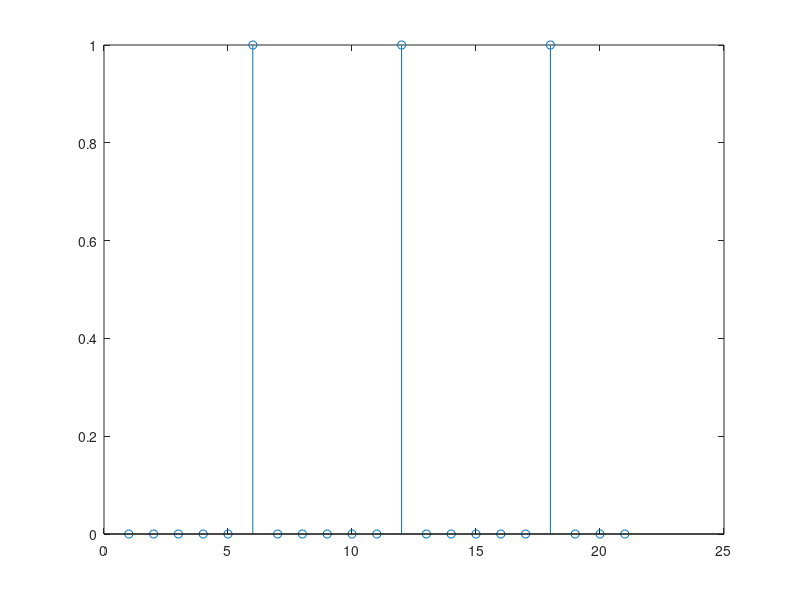
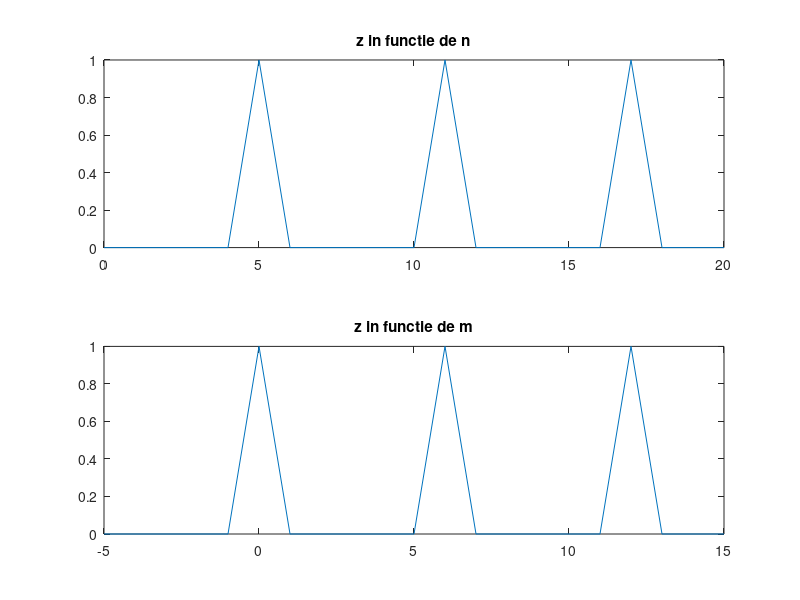
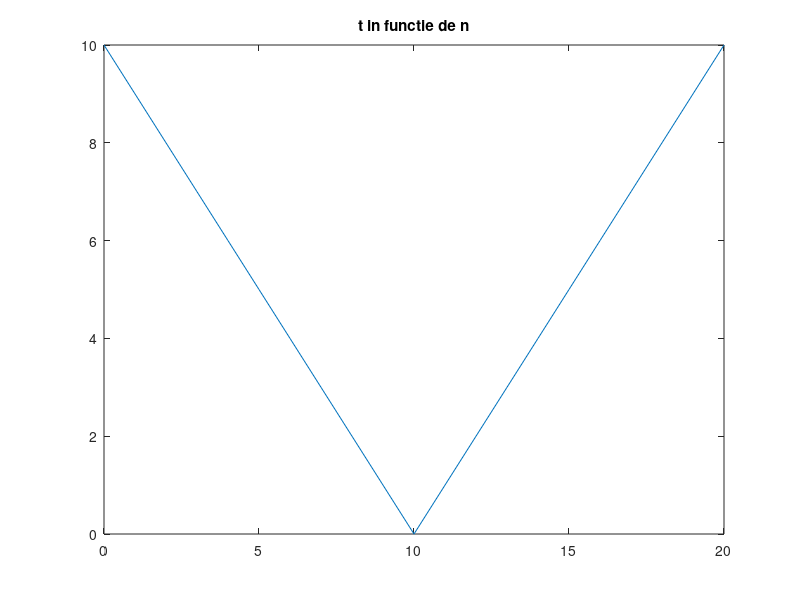
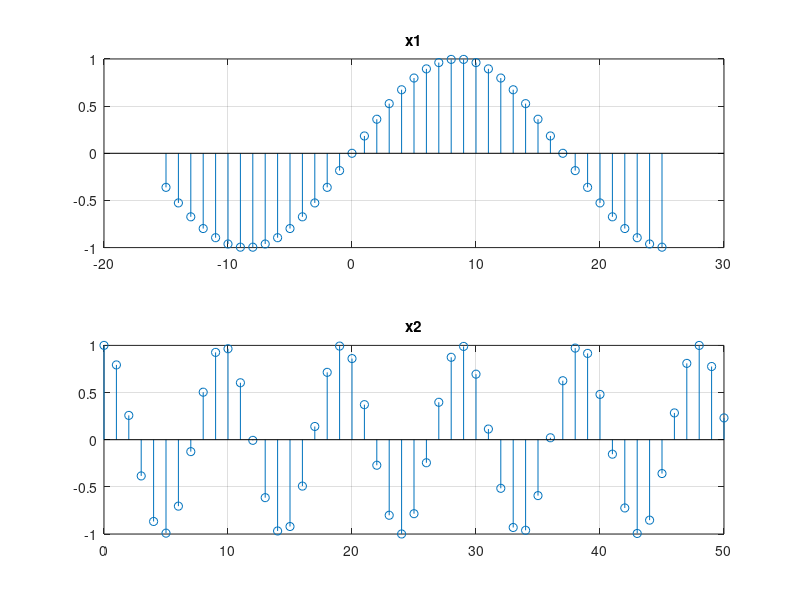

These figures' MATLAB source, in order:
%% EX4 a) z in functie de n si de m
z=[0,0,0,0,0,1,0,0,0,0,0,1,0,0,0,0,0,1,0,0,0] 
stem(z)

 n= 0 : 20; 
 m=  -5 : 15;
 
 figure
subplot(2,1,1);
plot(n,z)
title('z in functie de n') % reprezentarea grafica a vectorului in functie de n folofind functia subplot

subplot(2,1,2);
plot(m,z)
title('z in functie de m') % reprezentarea grafica a vectorului in functie de m folofind functia subplot

%b)
figure
t= abs(10-n)
  stem(t) 
 subplot(1,1,1);
plot(n,t)
title('t in functie de n')  % reprezentarea grafica a vectorului t in functie de n

% c)
n1 = -15 : 25;
n2 = 0 : 50;

x1 = sin((pi/17)*n1)
x2 = cos((pi/sqrt(23))*n2)
figure
subplot(2,1,1),stem(n1,x1),title('x1'),grid 
subplot(2,1,2),stem(n2,x2),title('x2'),grid 
% reprezint grafic x1 si x2 in functie de n si m in acelasi sistem de
% coordonate

figure
plot(n1,x1,'color','r'); hold on;
plot(n2,x2,'color','b');
% reprezint grafic x1 si x2 folosind functia plot

figure
stem(n1,x1,'color','r'); hold on
stem(n2,x2,'color','b');
%reprezint grafic x1 si x2 folosind functia stem
